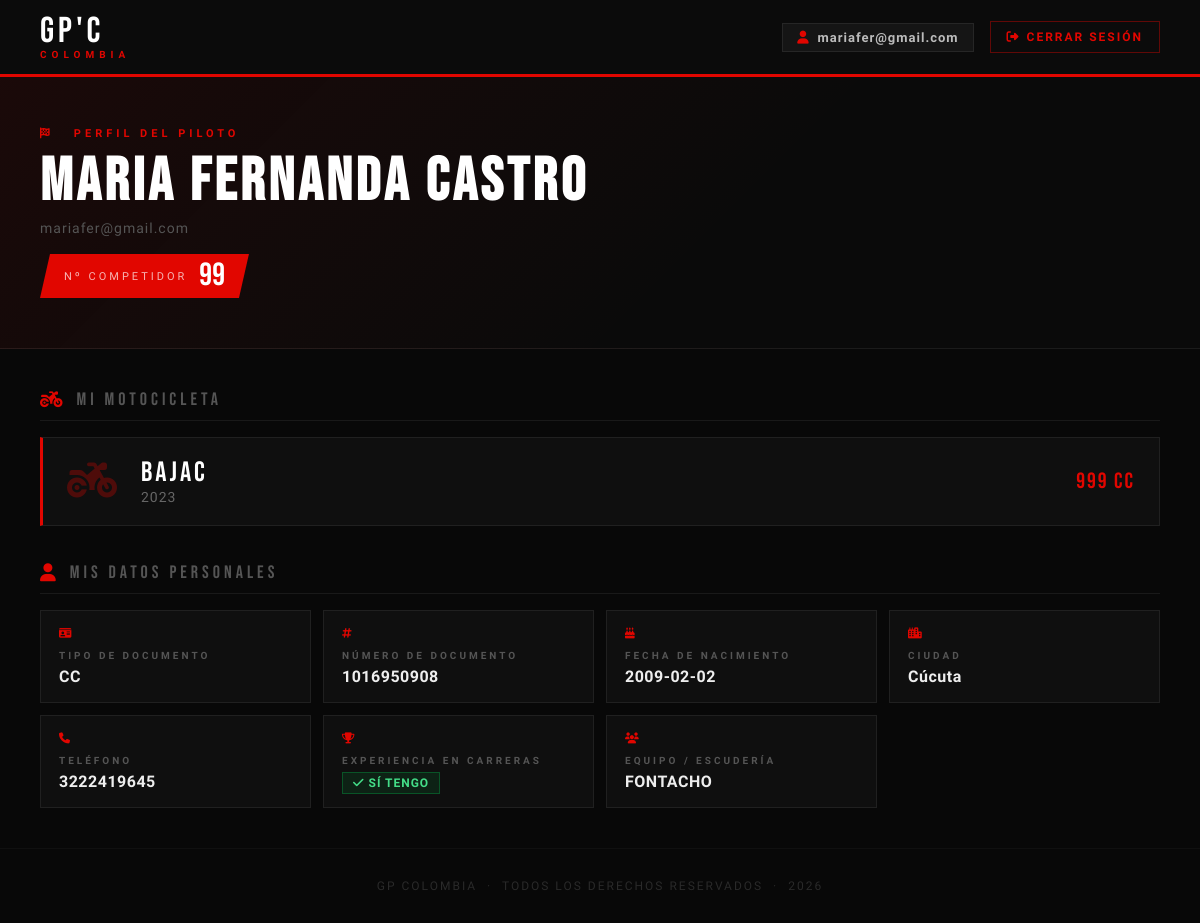
/dashboard (signed in), run on the app's committed database.
### models.py (models this page shows)
class Usuario(SQLModel, table=True):
    __tablename__ = "usuarios"
    id: Optional[int] = Field(default=None, primary_key=True)
    competidor_id: int = Field(foreign_key="competidores.id", unique=True)
    correo: str = Field(unique=True, index=True)
    password_hash: str
    activo: bool = Field(default=True)
    creado_en: datetime = Field(default_factory=datetime.utcnow)
    ultimo_acceso: Optional[datetime] = None

class Competidor(SQLModel, table=True):
    __tablename__ = "competidores"
    id: Optional[int] = Field(default=None, primary_key=True)
    nombre_completo: str
    tipo_documento: str
    numero_documento: str
    fecha_nacimiento: date
    ciudad: str
    telefono: str
    correo: str
    equipo: Optional[str] = None
    experiencia: str
    categoria: str = Field(default="novato")
    marca_motocicleta: str
    modelo_motocicleta: str
    cilindraje_motor: int
    numero_competidor: int
    acepta_terminos: bool
    carreras_completadas: int = Field(default=0)
    podios: int = Field(default=0)
    puntos_totales: int = Field(default=0)

### main.py (the view)
@app.get("/dashboard", response_class=HTMLResponse)
def show_dashboard(
    request: Request,
    current_user: dict = Depends(get_current_user),
    session: Session = Depends(get_session)
):
    usuario = session.get(Usuario, current_user["user_id"])
    if not usuario:
        return RedirectResponse(url="/login", status_code=303)
    competidor = session.exec(
        select(Competidor).where(Competidor.id == usuario.competidor_id)
    ).first()
    historial = []
    umbral_siguiente = None
    progreso_pct = 0
    if competidor:
        inscripciones = session.exec(
            select(InscripcionCarrera)
            .where(InscripcionCarrera.competidor_id == competidor.id)
            .order_by(InscripcionCarrera.inscrito_en.desc())
        ).all()
        for insc in inscripciones:
            carrera = session.get(Carrera, insc.carrera_id)
            if carrera:
                historial.append({"inscripcion": insc, "carrera": carrera})
        nueva_cat = calcular_categoria(competidor.carreras_completadas, competidor.categoria)
        if nueva_cat != competidor.categoria:
            competidor.categoria = nueva_cat
            session.add(competidor)
            session.commit()
        umbral_siguiente = UMBRALES_CATEGORIA.get(competidor.categoria)
        if umbral_siguiente:
            progreso_pct = min(int((competidor.carreras_completadas / umbral_siguiente) * 100), 100)
        else:
            progreso_pct = 100
    return templates.TemplateResponse("dashboard.html", {
        "request":          request,
        "usuario":          usuario,
        "competidor":       competidor,
        "historial":        historial,
        "umbral_siguiente": umbral_siguiente,
        "progreso_pct":     progreso_pct,
        "categorias_label": CATEGORIAS_LABEL,
        "umbrales":         UMBRALES_CATEGORIA,
    })

### templates/dashboard.html (shortened to what this page needs)
<!DOCTYPE html>
<html lang="es">
<head>
    <link rel="stylesheet" href="https://cdnjs.cloudflare.com/ajax/libs/font-awesome/6.5.0/css/all.min.css">
</head>
<body>
    <header class="dash-header">
        <a href="/" style="text-decoration:none;">
            <div class="dash-logo">
                <span class="dash-logo-main">GP'C</span>
                <span class="dash-logo-sub">COLOMBIA</span>
            </div>
        </a>
        <div class="dash-header-right">
            <div class="user-chip">
                <i class="fa-solid fa-user"></i>
                {{ usuario.correo }}
            </div>
            <a href="/logout" class="btn-logout">
                <i class="fa-solid fa-right-from-bracket"></i>
                CERRAR SESIÓN
            </a>
        </div>
    </header>
    <section class="dash-hero">
        <div class="hero-inner">
            <div class="hero-label"><i class="fa-solid fa-flag-checkered"></i> &nbsp; PERFIL DEL PILOTO</div>
            <h1 class="hero-nombre">{{ competidor.nombre_completo }}</h1>
            <div class="hero-correo">{{ usuario.correo }}</div>
            {% if competidor %}
            <div class="numero-badge">
                <span class="numero-label">Nº COMPETIDOR</span>
                <span class="numero-valor">{{ competidor.numero_competidor }}</span>
            </div>
            {% endif %}
        </div>
    </section>
    <main class="dash-content">
        {% if competidor %}
        <div class="section-title"><i class="fa-solid fa-motorcycle"></i> MI MOTOCICLETA</div>
        <div class="moto-card">
            <div class="moto-icon"><i class="fa-solid fa-motorcycle"></i></div>
            <div class="moto-info">
                <div class="moto-marca">{{ competidor.marca_motocicleta | upper }}</div>
                <div class="moto-modelo">{{ competidor.modelo_motocicleta }}</div>
            </div>
            <div class="moto-cc">{{ competidor.cilindraje_motor }} CC</div>
        </div>
        <div class="section-title"><i class="fa-solid fa-user"></i> MIS DATOS PERSONALES</div>
        <div class="info-grid">
            <div class="info-card">
                <div class="info-card-icon"><i class="fa-solid fa-id-card"></i></div>
                <div class="info-card-label">TIPO DE DOCUMENTO</div>
                <div class="info-card-value">{{ competidor.tipo_documento | upper }}</div>
            </div>
            <div class="info-card">
                <div class="info-card-icon"><i class="fa-solid fa-hashtag"></i></div>
                <div class="info-card-label">NÚMERO DE DOCUMENTO</div>
                <div class="info-card-value">{{ competidor.numero_documento }}</div>
            </div>
            <div class="info-card">
                <div class="info-card-icon"><i class="fa-solid fa-cake-candles"></i></div>
                <div class="info-card-label">FECHA DE NACIMIENTO</div>
                <div class="info-card-value">{{ competidor.fecha_nacimiento }}</div>
            </div>
            <div class="info-card">
                <div class="info-card-icon"><i class="fa-solid fa-city"></i></div>
                <div class="info-card-label">CIUDAD</div>
                <div class="info-card-value">{{ competidor.ciudad }}</div>
            </div>
            <div class="info-card">
                <div class="info-card-icon"><i class="fa-solid fa-phone"></i></div>
                <div class="info-card-label">TELÉFONO</div>
                <div class="info-card-value">{{ competidor.telefono }}</div>
            </div>
            <div class="info-card">
                <div class="info-card-icon"><i class="fa-solid fa-trophy"></i></div>
                <div class="info-card-label">EXPERIENCIA EN CARRERAS</div>
                <div class="info-card-value">
                    {% if competidor.experiencia == 'si' %}
                    <span class="badge-si"><i class="fa-solid fa-check"></i> SÍ TENGO</span>
                    {% else %}
                    <span class="badge-no"><i class="fa-solid fa-xmark"></i> AÚN NO</span>
                    {% endif %}
                </div>
            </div>
            {% if competidor.equipo %}
            <div class="info-card">
                <div class="info-card-icon"><i class="fa-solid fa-users"></i></div>
                <div class="info-card-label">EQUIPO / ESCUDERÍA</div>
                <div class="info-card-value">{{ competidor.equipo }}</div>
            </div>
            {% endif %}
        </div>
        {% else %}
        <div style="text-align:center; padding:60px; color:#444;">
            <i class="fa-solid fa-triangle-exclamation" style="font-size:48px; margin-bottom:16px; display:block;"></i>
            <p style="letter-spacing:2px;">NO SE ENCONTRÓ INFORMACIÓN DE COMPETIDOR VINCULADA A ESTA CUENTA.</p>
        </div>
        {% endif %}
    </main>
    <footer class="dash-footer">
        GP COLOMBIA &nbsp;·&nbsp; TODOS LOS DERECHOS RESERVADOS &nbsp;·&nbsp; 2026
    </footer>
</body>
</html>

### templates/dashboard.html (style rules this page uses)
*, *::before, *::after { box-sizing: border-box; margin: 0; padding: 0; }
:root { --rojo: #e10600; --rojo-dim: rgba(225,6,0,0.12); --fondo: #080808; --card: #0f0f0f; --borde: rgba(255,255,255,0.07); }
body { font-family: 'Rajdhani', sans-serif; background: var(--fondo); color: #fff; min-height: 100vh; }
.dash-header { background: #0b0b0b; border-bottom: 3px solid var(--rojo); padding: 14px 40px; display: flex; align-items: center; justify-content: space-between; position: sticky; top: 0; z-index: 100; }
.dash-logo { display: flex; flex-direction: column; line-height: 1; }
.dash-logo-main { font-family: 'Bebas Neue', sans-serif; font-size: 36px; letter-spacing: 4px; color: #fff; }
.dash-logo-sub { font-size: 10px; color: var(--rojo); letter-spacing: 5px; font-weight: 700; }
.dash-header-right { display: flex; align-items: center; gap: 16px; }
.user-chip { display: flex; align-items: center; gap: 8px; background: rgba(255,255,255,0.04); border: 1px solid var(--borde); padding: 6px 14px; font-size: 13px; font-weight: 600; letter-spacing: 1px; color: #bbb; }
.user-chip i { color: var(--rojo); }
.btn-logout { display: flex; align-items: center; gap: 6px; padding: 8px 16px; background: transparent; border: 1px solid rgba(225,6,0,0.4); color: var(--rojo); font-family: 'Rajdhani', sans-serif; font-size: 12px; font-weight: 700; letter-spacing: 2px; cursor: pointer; text-decoration: none; transition: all 0.2s; }
.dash-hero { background: linear-gradient(135deg, rgba(225,6,0,0.08) 0%, transparent 60%), #0a0a0a; border-bottom: 1px solid var(--borde); padding: 50px 40px; position: relative; overflow: hidden; }
.dash-hero::after { content: ''; position: absolute; right: -5%; top: 50%; transform: translateY(-50%); font-family: 'Bebas Neue', sans-serif; font-size: 200px; color: rgba(255,255,255,0.025); letter-spacing: -10px; pointer-events: none; line-height: 1; }
.hero-inner { max-width: 1200px; margin: auto; }
.hero-label { font-size: 11px; letter-spacing: 4px; color: var(--rojo); font-weight: 700; margin-bottom: 12px; }
.hero-nombre { font-family: 'Bebas Neue', sans-serif; font-size: clamp(36px, 5vw, 64px); letter-spacing: 4px; line-height: 1; margin-bottom: 8px; }
.hero-correo { font-size: 14px; color: #555; letter-spacing: 1px; }
.numero-badge { display: inline-flex; align-items: center; gap: 12px; background: var(--rojo); clip-path: polygon(10px 0%, 100% 0%, calc(100% - 10px) 100%, 0% 100%); padding: 6px 24px; margin-top: 18px; }
.numero-label { font-size: 11px; letter-spacing: 3px; color: rgba(255,255,255,0.7); }
.numero-valor { font-family: 'Bebas Neue', sans-serif; font-size: 32px; line-height: 1; }
.dash-content { max-width: 1200px; margin: 40px auto; padding: 0 40px; }
.section-title { font-family: 'Bebas Neue', sans-serif; font-size: 18px; letter-spacing: 4px; color: #555; margin-bottom: 16px; padding-bottom: 10px; border-bottom: 1px solid var(--borde); display: flex; align-items: center; gap: 10px; }
.section-title i { color: var(--rojo); }
.info-grid { display: grid; grid-template-columns: repeat(auto-fill, minmax(220px, 1fr)); gap: 12px; margin-bottom: 36px; }
.info-card { background: var(--card); border: 1px solid var(--borde); padding: 16px 18px; transition: border-color 0.2s; }
.info-card-label { font-size: 10px; letter-spacing: 3px; color: #555; font-weight: 700; margin-bottom: 6px; }
.info-card-value { font-size: 16px; font-weight: 700; color: #eee; letter-spacing: 0.5px; word-break: break-all; }
.info-card-icon { color: var(--rojo); font-size: 11px; margin-bottom: 10px; }
.badge-si { background: rgba(0,200,80,0.1); border: 1px solid rgba(0,200,80,0.3); color: #44dd88; padding: 3px 10px; font-size: 12px; font-weight: 700; letter-spacing: 1px; }
.moto-card { background: var(--card); border: 1px solid var(--borde); border-left: 3px solid var(--rojo); padding: 20px 24px; margin-bottom: 36px; display: flex; align-items: center; gap: 24px; flex-wrap: wrap; }
.moto-icon { font-size: 40px; color: rgba(225,6,0,0.3); }
.moto-info { flex: 1; }
.moto-marca { font-family: 'Bebas Neue', sans-serif; font-size: 28px; letter-spacing: 3px; line-height: 1; }
.moto-modelo { font-size: 14px; color: #666; letter-spacing: 1px; margin-top: 2px; }
.moto-cc { font-family: 'Bebas Neue', sans-serif; font-size: 22px; color: var(--rojo); letter-spacing: 2px; }
.dash-footer { text-align: center; padding: 30px; color: #2a2a2a; font-size: 12px; letter-spacing: 2px; border-top: 1px solid rgba(255,255,255,0.03); }

### data on the page
Usuario: correo "mariafer@gmail.com"
Competidor: nombre_completo "MARIA FERNANDA CASTRO", numero_competidor "99", marca_motocicleta "BAJAC", modelo_motocicleta "2023", cilindraje_motor "999", tipo_documento "CC", numero_documento "1016950908", fecha_nacimiento "2009-02-02", ciudad "Cúcuta", telefono "3222419645", equipo "FONTACHO"
